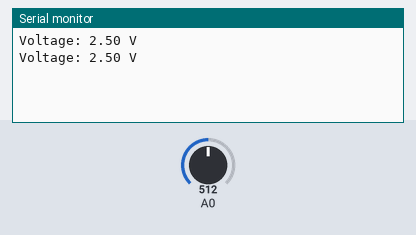
Bench run of a sketch on a simulated Arduino Uno, built with avr-gcc and run on an emulated ATmega328P. Shown: the last lines printed to the serial monitor. The test bench sets the inputs (shaded band); at power-on: A0 = 512.

Above: at 10.8 s.
10.9 s: A0 set to 716
At 20.7 s:
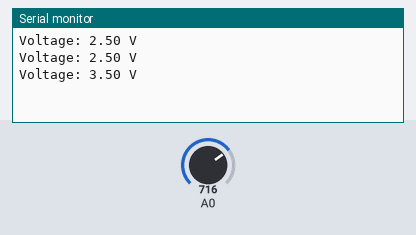
20.9 s: A0 set to 900
At 30.8 s:
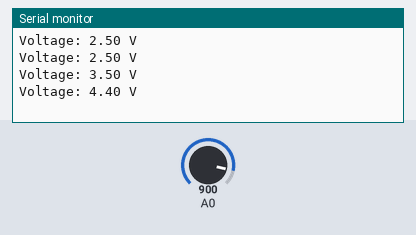
Timing chart, 0 to 32.3 s (numbered marks = the images above; inputs shaded):
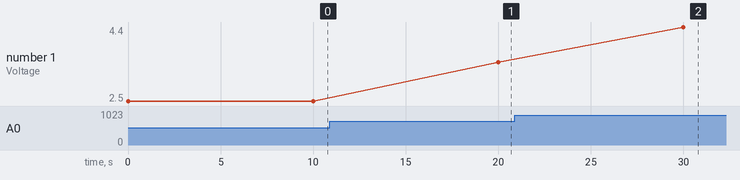

Measured:
- after the input at 10.9 s, the serial monitor: prints a new line after 9.1 s (image 1)
- after the input at 20.9 s, the serial monitor: prints a new line after 9.1 s (image 2)
- plotted number 1: 2.5 → 3.5 after the input at 10.9 s, 3.5 → 4.4 after the input at 20.9 s

The sketch:

sketch_nov15e_readValsOfPotentiometer.ino
```cpp
void setup() {
  Serial.begin(9600);      // Start serial communication
}

void loop() {
  int adcValue = analogRead(A0);        // Read ADC (0–1023)
  float voltage = adcValue * (5.0 / 1023.0); // Convert to voltage (0–5V)

  Serial.print("Voltage: ");
  Serial.print(voltage);
  Serial.println(" V");

  delay(10000); // Small delay so serial monitor is readable
}
```
